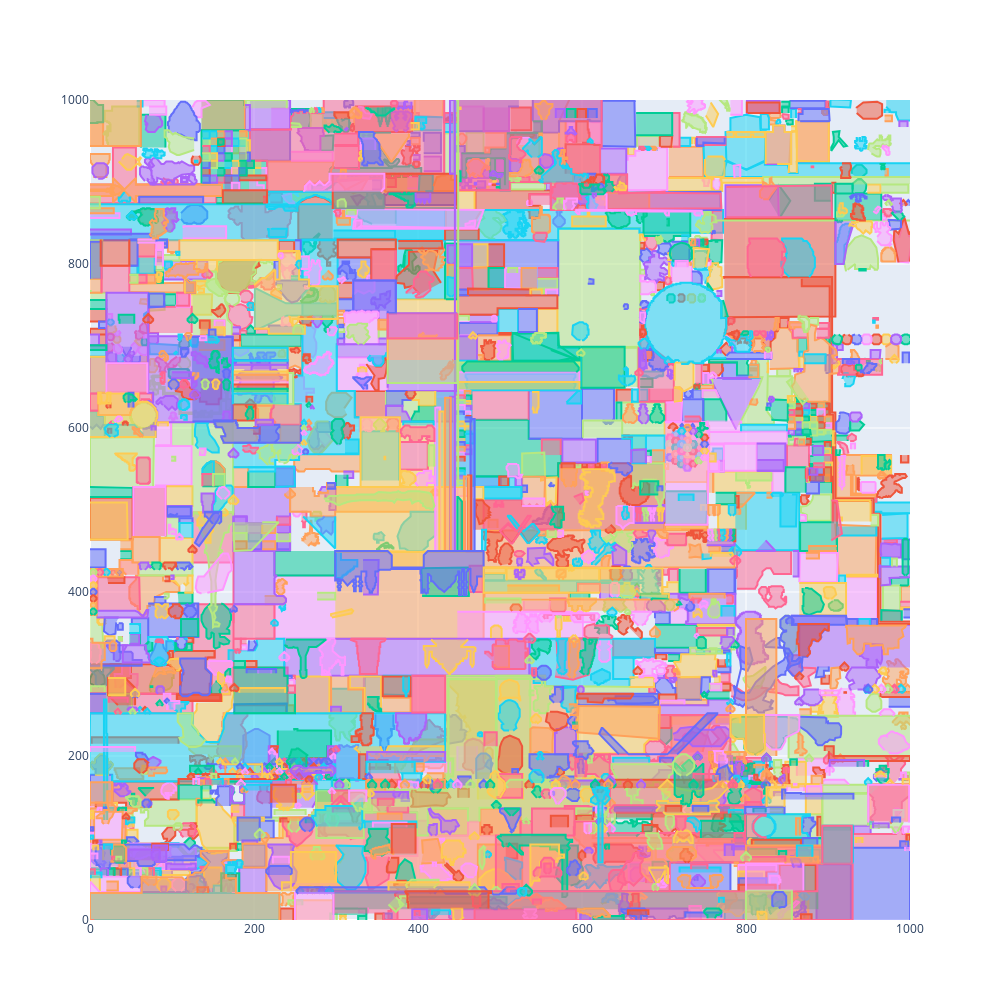

Source (notebook cell):
### Code cell
fig = go.Figure()
for i in range(len(df_small)):
    labels = {f'trace {i}': df_small.loc[i, 'name']}
    fig.add_trace(go.Scatter(x=df_small.x[i], y=df_small.y[i], mode='lines', fill="toself", text=df_small.name[i], name=df_small.name[i]))
fig.update_layout(
    xaxis=dict(
        range=[0, 1000],
        constrain="domain"
    ),
    yaxis=dict(
        range=[0, 1000],
        scaleanchor = "x",
        scaleratio = 1,
        constrain="domain"
    ),
    width=1000,
    height=1000,
    showlegend=False,
)
fig.show()
